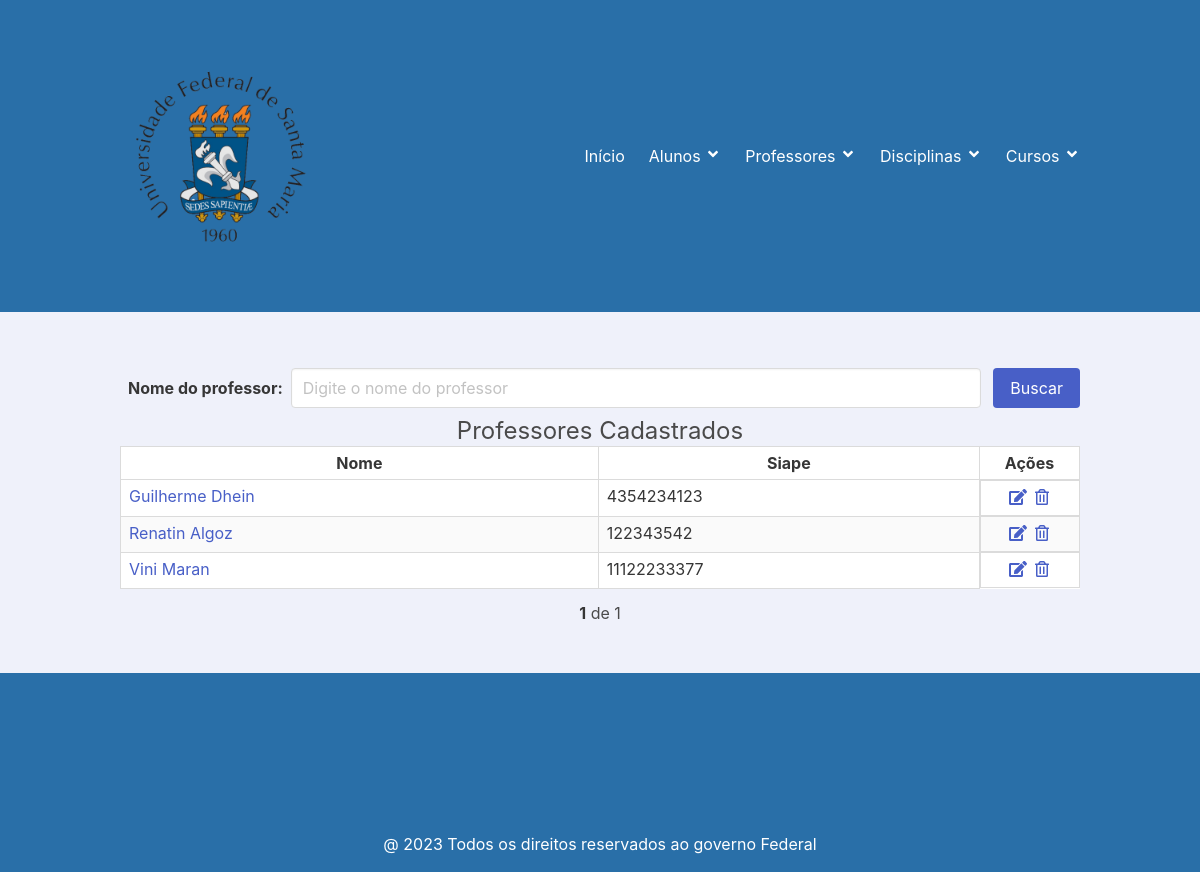
The page /professores on the database its author committed.
### professor/models.py (models this page shows, shortened)
class Professor(models.Model):
    nome = models.CharField('Nome', max_length=50, help_text='Nome do professor')
    siape = models.DecimalField('Siape', max_digits=20, unique=True, decimal_places=0, help_text='Número do siape')
    class Meta:
        verbose_name = 'Professor'
        verbose_name_plural = 'Professores'
        ordering = ['nome', ]

### professor/views.py (the view)
# urls.py: path('professores', ProfessoresView.as_view(), name='professores'),
class ProfessoresView(ListView):
    model = Professor
    template_name = 'professores.html'
    def get_queryset(self, *args, **kwargs):
        buscar = self.request.GET.get('buscar')
        qs = super(ProfessoresView, self).get_queryset(*args, **kwargs)
        if buscar:
            qs = qs.filter(nome__icontains=buscar)
        paginator = Paginator(qs, 5)
        listagem = paginator.get_page(self.request.GET.get('page'))
        return listagem

### professor/templates/professores.html (shortened to what this page needs)
{% extends "base.html" %}
{% load static %}
{% block content %}
    <section class="section has-background-link-light">
        <div class="container">
            <form action="" method="GET">
                <div class="field is-grouped is-flex is-align-items-center is-flex-wrap-wrap">
                    <label class="label p-2 mt-2">Nome do professor: </label>
                    <div class="control is-expanded">
                        <input class="input" type="text" name="buscar" value="{{ request.GET.buscar }}" placeholder="Digite o nome do professor">
                    </div>
                    <div class="control">
                        <button type="submit" class="button is-link">
                            Buscar
                        </button>
                    </div>
                </div>
            </form>
            {% if object_list %}
                <div style="text-align: center;"><h1 class="subtitle is-size-4">Professores Cadastrados</h1></div>
                <div class="table">
                    <table class="table is-table is-bordered is-striped is-narrow is-hoverable is-fullwidth">
                        <thead>
                            <tr>
                                <th class="has-text-centered">Nome</th>
                                <th class="has-text-centered">Siape</th>
                                <th class="has-text-centered" style="width: 100px;">Ações</th>
                            </tr>
                        </thead>
                        <tbody>
                            {% for professor in object_list %}
                                <tr>
                                    <td> <a href="#" data-toogle="modal" class="modal-target" data-bulma-modal="modal{{professor.id}}" id="modal{{professor.id}}">{{ professor.nome }}</a></td>
                                    <td> {{ professor.siape }} </td>
                                    <td class="has-text-centered is-flex is-flex-wrap-nowrap is-justify-content-center">
                                        <a href="{% url 'professores_editar' professor.pk %}">
                                            <span class="icon">
                                                <i class="fas fa-edit"></i>
                                            </span>
                                        </a>
                                        <a href="{% url 'professores_apagar' professor.pk %}">
                                            <span class="icon">
                                                <i class="far fa-trash-alt"></i>
                                            </span>
                                        </a>
                                    </td>
                                </tr>
                            {% endfor %}
                        </tbody>
                    </table>
                </div>
            {% else %}
                <h2>Não existem professores cadastrados!</h2>
            {% endif %}
        </div>
        <div class="mt-3" style="text-align: center">
            <span class="step-links">
                <span class="current">
                    <strong>{{ object_list.number }}</strong> de {{ object_list.paginator.num_pages }}
                </span>
            </span>
        </div>
    </section>
{% endblock %}

### rows shown on the page
Professor: nome "Guilherme Dhein", siape "4354234123"
Professor: nome "Renatin Algoz", siape "122343542"
Professor: nome "Vini Maran", siape "11122233377"

### other values the page prints
{{ object_list.number }} "1"
{{ object_list.paginator.num_pages }} "1"
